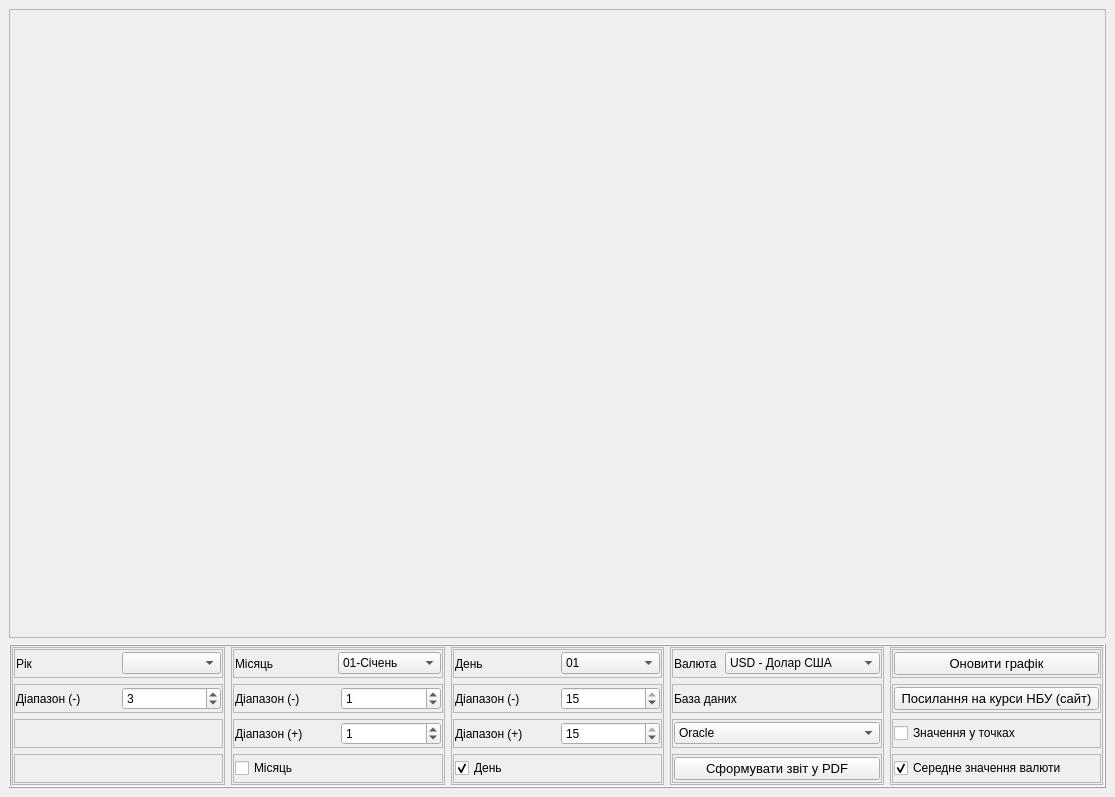
<?xml version="1.0" encoding="UTF-8"?>
<ui version="4.0">
 <class>MainWindow</class>
 <widget class="QMainWindow" name="MainWindow">
  <property name="geometry">
   <rect>
    <x>0</x>
    <y>0</y>
    <width>1115</width>
    <height>797</height>
   </rect>
  </property>
  <property name="windowTitle">
   <string>Зміни курсів валют</string>
  </property>
  <widget class="QWidget" name="centralwidget">
   <layout class="QVBoxLayout" name="verticalLayout">
    <property name="leftMargin">
     <number>9</number>
    </property>
    <property name="topMargin">
     <number>9</number>
    </property>
    <property name="rightMargin">
     <number>9</number>
    </property>
    <property name="bottomMargin">
     <number>9</number>
    </property>
    <item>
     <widget class="QFrame" name="frame">
      <property name="minimumSize">
       <size>
        <width>0</width>
        <height>629</height>
       </size>
      </property>
      <property name="frameShape">
       <enum>QFrame::StyledPanel</enum>
      </property>
      <property name="frameShadow">
       <enum>QFrame::Raised</enum>
      </property>
      <layout class="QHBoxLayout" name="horizontalLayout_14">
       <property name="leftMargin">
        <number>1</number>
       </property>
       <property name="topMargin">
        <number>1</number>
       </property>
       <property name="rightMargin">
        <number>1</number>
       </property>
       <property name="bottomMargin">
        <number>1</number>
       </property>
       <item>
        <layout class="QVBoxLayout" name="verticalLayout_graf"/>
       </item>
      </layout>
     </widget>
    </item>
    <item>
     <widget class="QFrame" name="frame_2">
      <property name="autoFillBackground">
       <bool>false</bool>
      </property>
      <property name="frameShape">
       <enum>QFrame::Box</enum>
      </property>
      <property name="frameShadow">
       <enum>QFrame::Raised</enum>
      </property>
      <layout class="QHBoxLayout" name="horizontalLayout">
       <property name="leftMargin">
        <number>1</number>
       </property>
       <property name="topMargin">
        <number>1</number>
       </property>
       <property name="rightMargin">
        <number>1</number>
       </property>
       <property name="bottomMargin">
        <number>1</number>
       </property>
       <item>
        <widget class="QFrame" name="frame_3">
         <property name="frameShape">
          <enum>QFrame::StyledPanel</enum>
         </property>
         <property name="frameShadow">
          <enum>QFrame::Raised</enum>
         </property>
         <layout class="QVBoxLayout" name="verticalLayout_2">
          <property name="leftMargin">
           <number>1</number>
          </property>
          <property name="topMargin">
           <number>1</number>
          </property>
          <property name="rightMargin">
           <number>1</number>
          </property>
          <property name="bottomMargin">
           <number>1</number>
          </property>
          <item>
           <widget class="QFrame" name="frame_9">
            <property name="frameShape">
             <enum>QFrame::StyledPanel</enum>
            </property>
            <property name="frameShadow">
             <enum>QFrame::Raised</enum>
            </property>
            <layout class="QHBoxLayout" name="horizontalLayout_2">
             <property name="leftMargin">
              <number>1</number>
             </property>
             <property name="topMargin">
              <number>1</number>
             </property>
             <property name="rightMargin">
              <number>1</number>
             </property>
             <property name="bottomMargin">
              <number>1</number>
             </property>
             <item>
              <widget class="QLabel" name="label">
               <property name="text">
                <string>Рік</string>
               </property>
              </widget>
             </item>
             <item>
              <widget class="QComboBox" name="year_box"/>
             </item>
            </layout>
           </widget>
          </item>
          <item>
           <widget class="QFrame" name="frame_10">
            <property name="frameShape">
             <enum>QFrame::StyledPanel</enum>
            </property>
            <property name="frameShadow">
             <enum>QFrame::Raised</enum>
            </property>
            <layout class="QHBoxLayout" name="horizontalLayout_3">
             <property name="leftMargin">
              <number>1</number>
             </property>
             <property name="topMargin">
              <number>1</number>
             </property>
             <property name="rightMargin">
              <number>1</number>
             </property>
             <property name="bottomMargin">
              <number>1</number>
             </property>
             <item>
              <widget class="QLabel" name="label_2">
               <property name="text">
                <string>Діапазон (-)</string>
               </property>
              </widget>
             </item>
             <item>
              <widget class="QDoubleSpinBox" name="minus_year">
               <property name="decimals">
                <number>0</number>
               </property>
               <property name="maximum">
                <double>10.000000000000000</double>
               </property>
               <property name="value">
                <double>3.000000000000000</double>
               </property>
              </widget>
             </item>
            </layout>
           </widget>
          </item>
          <item>
           <widget class="QFrame" name="frame_11">
            <property name="frameShape">
             <enum>QFrame::StyledPanel</enum>
            </property>
            <property name="frameShadow">
             <enum>QFrame::Raised</enum>
            </property>
           </widget>
          </item>
          <item>
           <widget class="QFrame" name="frame_12">
            <property name="frameShape">
             <enum>QFrame::StyledPanel</enum>
            </property>
            <property name="frameShadow">
             <enum>QFrame::Raised</enum>
            </property>
           </widget>
          </item>
         </layout>
        </widget>
       </item>
       <item>
        <widget class="QFrame" name="frame_4">
         <property name="frameShape">
          <enum>QFrame::StyledPanel</enum>
         </property>
         <property name="frameShadow">
          <enum>QFrame::Raised</enum>
         </property>
         <layout class="QVBoxLayout" name="verticalLayout_3">
          <property name="leftMargin">
           <number>1</number>
          </property>
          <property name="topMargin">
           <number>1</number>
          </property>
          <property name="rightMargin">
           <number>1</number>
          </property>
          <property name="bottomMargin">
           <number>1</number>
          </property>
          <item>
           <widget class="QFrame" name="frame_13">
            <property name="frameShape">
             <enum>QFrame::StyledPanel</enum>
            </property>
            <property name="frameShadow">
             <enum>QFrame::Raised</enum>
            </property>
            <layout class="QHBoxLayout" name="horizontalLayout_4">
             <property name="leftMargin">
              <number>1</number>
             </property>
             <property name="topMargin">
              <number>1</number>
             </property>
             <property name="rightMargin">
              <number>1</number>
             </property>
             <property name="bottomMargin">
              <number>1</number>
             </property>
             <item>
              <widget class="QLabel" name="label_3">
               <property name="text">
                <string>Місяць</string>
               </property>
              </widget>
             </item>
             <item>
              <widget class="QComboBox" name="month_box">
               <property name="currentIndex">
                <number>0</number>
               </property>
               <item>
                <property name="text">
                 <string>01-Січень</string>
                </property>
               </item>
               <item>
                <property name="text">
                 <string>02-Лютий</string>
                </property>
               </item>
               <item>
                <property name="text">
                 <string>03-Березень</string>
                </property>
               </item>
               <item>
                <property name="text">
                 <string>04-Квітень</string>
                </property>
               </item>
               <item>
                <property name="text">
                 <string>05-Травень</string>
                </property>
               </item>
               <item>
                <property name="text">
                 <string>06-Червень</string>
                </property>
               </item>
               <item>
                <property name="text">
                 <string>07-Липень</string>
                </property>
               </item>
               <item>
                <property name="text">
                 <string>08-Серпень</string>
                </property>
               </item>
               <item>
                <property name="text">
                 <string>09-Вересень</string>
                </property>
               </item>
               <item>
                <property name="text">
                 <string>10-Жовтень</string>
                </property>
               </item>
               <item>
                <property name="text">
                 <string>11-Листопад</string>
                </property>
               </item>
               <item>
                <property name="text">
                 <string>12-Грудень</string>
                </property>
               </item>
              </widget>
             </item>
            </layout>
           </widget>
          </item>
          <item>
           <widget class="QFrame" name="frame_15">
            <property name="frameShape">
             <enum>QFrame::StyledPanel</enum>
            </property>
            <property name="frameShadow">
             <enum>QFrame::Raised</enum>
            </property>
            <layout class="QHBoxLayout" name="horizontalLayout_9">
             <property name="leftMargin">
              <number>1</number>
             </property>
             <property name="topMargin">
              <number>1</number>
             </property>
             <property name="rightMargin">
              <number>1</number>
             </property>
             <property name="bottomMargin">
              <number>1</number>
             </property>
             <item>
              <widget class="QLabel" name="label_5">
               <property name="text">
                <string>Діапазон (-)</string>
               </property>
              </widget>
             </item>
             <item>
              <widget class="QDoubleSpinBox" name="minus_month">
               <property name="decimals">
                <number>0</number>
               </property>
               <property name="maximum">
                <double>6.000000000000000</double>
               </property>
               <property name="value">
                <double>1.000000000000000</double>
               </property>
              </widget>
             </item>
            </layout>
           </widget>
          </item>
          <item>
           <widget class="QFrame" name="frame_14">
            <property name="frameShape">
             <enum>QFrame::StyledPanel</enum>
            </property>
            <property name="frameShadow">
             <enum>QFrame::Raised</enum>
            </property>
            <layout class="QHBoxLayout" name="horizontalLayout_6">
             <property name="leftMargin">
              <number>1</number>
             </property>
             <property name="topMargin">
              <number>1</number>
             </property>
             <property name="rightMargin">
              <number>1</number>
             </property>
             <property name="bottomMargin">
              <number>1</number>
             </property>
             <item>
              <widget class="QLabel" name="label_7">
               <property name="text">
                <string>Діапазон (+)</string>
               </property>
              </widget>
             </item>
             <item>
              <widget class="QDoubleSpinBox" name="plus_month">
               <property name="decimals">
                <number>0</number>
               </property>
               <property name="maximum">
                <double>6.000000000000000</double>
               </property>
               <property name="value">
                <double>1.000000000000000</double>
               </property>
              </widget>
             </item>
            </layout>
           </widget>
          </item>
          <item>
           <widget class="QFrame" name="frame_16">
            <property name="frameShape">
             <enum>QFrame::StyledPanel</enum>
            </property>
            <property name="frameShadow">
             <enum>QFrame::Raised</enum>
            </property>
            <layout class="QHBoxLayout" name="horizontalLayout_10">
             <property name="leftMargin">
              <number>1</number>
             </property>
             <property name="topMargin">
              <number>1</number>
             </property>
             <property name="rightMargin">
              <number>1</number>
             </property>
             <property name="bottomMargin">
              <number>1</number>
             </property>
             <item>
              <widget class="QCheckBox" name="check_month">
               <property name="text">
                <string>Місяць</string>
               </property>
              </widget>
             </item>
            </layout>
           </widget>
          </item>
         </layout>
        </widget>
       </item>
       <item>
        <widget class="QFrame" name="frame_5">
         <property name="frameShape">
          <enum>QFrame::StyledPanel</enum>
         </property>
         <property name="frameShadow">
          <enum>QFrame::Raised</enum>
         </property>
         <layout class="QVBoxLayout" name="verticalLayout_4">
          <property name="leftMargin">
           <number>1</number>
          </property>
          <property name="topMargin">
           <number>1</number>
          </property>
          <property name="rightMargin">
           <number>1</number>
          </property>
          <property name="bottomMargin">
           <number>1</number>
          </property>
          <item>
           <widget class="QFrame" name="frame_17">
            <property name="frameShape">
             <enum>QFrame::StyledPanel</enum>
            </property>
            <property name="frameShadow">
             <enum>QFrame::Raised</enum>
            </property>
            <layout class="QHBoxLayout" name="horizontalLayout_5">
             <property name="leftMargin">
              <number>1</number>
             </property>
             <property name="topMargin">
              <number>1</number>
             </property>
             <property name="rightMargin">
              <number>1</number>
             </property>
             <property name="bottomMargin">
              <number>1</number>
             </property>
             <item>
              <widget class="QLabel" name="label_4">
               <property name="text">
                <string>День</string>
               </property>
              </widget>
             </item>
             <item>
              <widget class="QComboBox" name="day_box">
               <item>
                <property name="text">
                 <string>01</string>
                </property>
               </item>
               <item>
                <property name="text">
                 <string>02</string>
                </property>
               </item>
               <item>
                <property name="text">
                 <string>03</string>
                </property>
               </item>
               <item>
                <property name="text">
                 <string>04</string>
                </property>
               </item>
               <item>
                <property name="text">
                 <string>05</string>
                </property>
               </item>
               <item>
                <property name="text">
                 <string>06</string>
                </property>
               </item>
               <item>
                <property name="text">
                 <string>07</string>
                </property>
               </item>
               <item>
                <property name="text">
                 <string>08</string>
                </property>
               </item>
               <item>
                <property name="text">
                 <string>09</string>
                </property>
               </item>
               <item>
                <property name="text">
                 <string>10</string>
                </property>
               </item>
               <item>
                <property name="text">
                 <string>11</string>
                </property>
               </item>
               <item>
                <property name="text">
                 <string>12</string>
                </property>
               </item>
               <item>
                <property name="text">
                 <string>13</string>
                </property>
               </item>
               <item>
                <property name="text">
                 <string>14</string>
                </property>
               </item>
               <item>
                <property name="text">
                 <string>15</string>
                </property>
               </item>
               <item>
                <property name="text">
                 <string>16</string>
                </property>
               </item>
               <item>
                <property name="text">
                 <string>17</string>
                </property>
               </item>
               <item>
                <property name="text">
                 <string>18</string>
                </property>
               </item>
               <item>
                <property name="text">
                 <string>19</string>
                </property>
               </item>
               <item>
                <property name="text">
                 <string>20</string>
                </property>
               </item>
               <item>
                <property name="text">
                 <string>21</string>
                </property>
               </item>
               <item>
                <property name="text">
                 <string>22</string>
                </property>
               </item>
               <item>
                <property name="text">
                 <string>23</string>
                </property>
               </item>
               <item>
                <property name="text">
                 <string>24</string>
                </property>
               </item>
               <item>
                <property name="text">
                 <string>25</string>
                </property>
               </item>
               <item>
                <property name="text">
                 <string>26</string>
                </property>
               </item>
               <item>
                <property name="text">
                 <string>27</string>
                </property>
               </item>
               <item>
                <property name="text">
                 <string>28</string>
                </property>
               </item>
               <item>
                <property name="text">
                 <string>29</string>
                </property>
               </item>
               <item>
                <property name="text">
                 <string>30</string>
                </property>
               </item>
               <item>
                <property name="text">
                 <string>31</string>
                </property>
               </item>
              </widget>
             </item>
            </layout>
           </widget>
          </item>
          <item>
           <widget class="QFrame" name="frame_18">
            <property name="frameShape">
             <enum>QFrame::StyledPanel</enum>
            </property>
            <property name="frameShadow">
             <enum>QFrame::Raised</enum>
            </property>
            <layout class="QHBoxLayout" name="horizontalLayout_8">
             <property name="leftMargin">
              <number>1</number>
             </property>
             <property name="topMargin">
              <number>1</number>
             </property>
             <property name="rightMargin">
              <number>1</number>
             </property>
             <property name="bottomMargin">
              <number>1</number>
             </property>
             <item>
              <widget class="QLabel" name="label_6">
               <property name="text">
                <string>Діапазон (-)</string>
               </property>
              </widget>
             </item>
             <item>
              <widget class="QDoubleSpinBox" name="minus_day">
               <property name="decimals">
                <number>0</number>
               </property>
               <property name="maximum">
                <double>15.000000000000000</double>
               </property>
               <property name="value">
                <double>15.000000000000000</double>
               </property>
              </widget>
             </item>
            </layout>
           </widget>
          </item>
          <item>
           <widget class="QFrame" name="frame_19">
            <property name="frameShape">
             <enum>QFrame::StyledPanel</enum>
            </property>
            <property name="frameShadow">
             <enum>QFrame::Raised</enum>
            </property>
            <layout class="QHBoxLayout" name="horizontalLayout_7">
             <property name="leftMargin">
              <number>1</number>
             </property>
             <property name="topMargin">
              <number>1</number>
             </property>
             <property name="rightMargin">
              <number>1</number>
             </property>
             <property name="bottomMargin">
              <number>1</number>
             </property>
             <item>
              <widget class="QLabel" name="label_8">
               <property name="text">
                <string>Діапазон (+)</string>
               </property>
              </widget>
             </item>
             <item>
              <widget class="QDoubleSpinBox" name="plus_day">
               <property name="decimals">
                <number>0</number>
               </property>
               <property name="maximum">
                <double>15.000000000000000</double>
               </property>
               <property name="value">
                <double>15.000000000000000</double>
               </property>
              </widget>
             </item>
            </layout>
           </widget>
          </item>
          <item>
           <widget class="QFrame" name="frame_20">
            <property name="frameShape">
             <enum>QFrame::StyledPanel</enum>
            </property>
            <property name="frameShadow">
             <enum>QFrame::Raised</enum>
            </property>
            <layout class="QHBoxLayout" name="horizontalLayout_11">
             <property name="leftMargin">
              <number>1</number>
             </property>
             <property name="topMargin">
              <number>1</number>
             </property>
             <property name="rightMargin">
              <number>1</number>
             </property>
             <property name="bottomMargin">
              <number>1</number>
             </property>
             <item>
              <widget class="QCheckBox" name="check_day">
               <property name="text">
                <string>День</string>
               </property>
               <property name="checked">
                <bool>true</bool>
               </property>
              </widget>
             </item>
            </layout>
           </widget>
          </item>
         </layout>
        </widget>
       </item>
       <item>
        <widget class="QFrame" name="frame_6">
         <property name="frameShape">
          <enum>QFrame::StyledPanel</enum>
         </property>
         <property name="frameShadow">
          <enum>QFrame::Raised</enum>
         </property>
         <layout class="QVBoxLayout" name="verticalLayout_5">
          <property name="leftMargin">
           <number>1</number>
          </property>
          <property name="topMargin">
           <number>1</number>
          </property>
          <property name="rightMargin">
           <number>1</number>
          </property>
          <property name="bottomMargin">
           <number>1</number>
          </property>
          <item>
           <widget class="QFrame" name="frame_21">
            <property name="frameShape">
             <enum>QFrame::StyledPanel</enum>
            </property>
            <property name="frameShadow">
             <enum>QFrame::Raised</enum>
            </property>
            <layout class="QHBoxLayout" name="horizontalLayout_12">
             <property name="leftMargin">
              <number>1</number>
             </property>
             <property name="topMargin">
              <number>1</number>
             </property>
             <property name="rightMargin">
              <number>1</number>
             </property>
             <property name="bottomMargin">
              <number>1</number>
             </property>
             <item>
              <widget class="QLabel" name="label_9">
               <property name="text">
                <string>Валюта</string>
               </property>
              </widget>
             </item>
             <item>
              <widget class="QComboBox" name="curr_box">
               <item>
                <property name="text">
                 <string>USD - Долар США</string>
                </property>
               </item>
               <item>
                <property name="text">
                 <string>EUR - Євро</string>
                </property>
               </item>
               <item>
                <property name="text">
                 <string>GBP - Фунт Стерлінгів</string>
                </property>
               </item>
              </widget>
             </item>
            </layout>
           </widget>
          </item>
          <item>
           <widget class="QFrame" name="frame_22">
            <property name="frameShape">
             <enum>QFrame::StyledPanel</enum>
            </property>
            <property name="frameShadow">
             <enum>QFrame::Raised</enum>
            </property>
            <layout class="QVBoxLayout" name="verticalLayout_11">
             <property name="leftMargin">
              <number>1</number>
             </property>
             <property name="topMargin">
              <number>1</number>
             </property>
             <property name="rightMargin">
              <number>1</number>
             </property>
             <property name="bottomMargin">
              <number>1</number>
             </property>
             <item>
              <widget class="QLabel" name="label_10">
               <property name="text">
                <string>База даних</string>
               </property>
              </widget>
             </item>
            </layout>
           </widget>
          </item>
          <item>
           <widget class="QFrame" name="frame_23">
            <property name="frameShape">
             <enum>QFrame::StyledPanel</enum>
            </property>
            <property name="frameShadow">
             <enum>QFrame::Raised</enum>
            </property>
            <layout class="QHBoxLayout" name="horizontalLayout_13">
             <property name="leftMargin">
              <number>1</number>
             </property>
             <property name="topMargin">
              <number>1</number>
             </property>
             <property name="rightMargin">
              <number>1</number>
             </property>
             <property name="bottomMargin">
              <number>1</number>
             </property>
             <item>
              <widget class="QComboBox" name="report_box">
               <item>
                <property name="text">
                 <string>Oracle</string>
                </property>
               </item>
               <item>
                <property name="text">
                 <string>MSSQL</string>
                </property>
               </item>
               <item>
                <property name="text">
                 <string>AzureSQL</string>
                </property>
               </item>
               <item>
                <property name="text">
                 <string>PostgreSQL</string>
                </property>
               </item>
               <item>
                <property name="text">
                 <string>MySQL</string>
                </property>
               </item>
               <item>
                <property name="text">
                 <string>MariaDB</string>
                </property>
               </item>
               <item>
                <property name="text">
                 <string>Firebird</string>
                </property>
               </item>
               <item>
                <property name="text">
                 <string>SQLite</string>
                </property>
               </item>
               <item>
                <property name="text">
                 <string>AuroraMySQL</string>
                </property>
               </item>
               <item>
                <property name="text">
                 <string>AuroraPostgreSQL</string>
                </property>
               </item>
               <item>
                <property name="text">
                 <string>MongoDB</string>
                </property>
               </item>
               <item>
                <property name="text">
                 <string>Cassandra</string>
                </property>
               </item>
              </widget>
             </item>
            </layout>
           </widget>
          </item>
          <item>
           <widget class="QFrame" name="frame_24">
            <property name="frameShape">
             <enum>QFrame::StyledPanel</enum>
            </property>
            <property name="frameShadow">
             <enum>QFrame::Raised</enum>
            </property>
            <layout class="QVBoxLayout" name="verticalLayout_13">
             <property name="leftMargin">
              <number>1</number>
             </property>
             <property name="topMargin">
              <number>1</number>
             </property>
             <property name="rightMargin">
              <number>1</number>
             </property>
             <property name="bottomMargin">
              <number>1</number>
             </property>
             <item>
              <widget class="QPushButton" name="reportButton">
               <property name="font">
                <font>
                 <pointsize>10</pointsize>
                </font>
               </property>
               <property name="text">
                <string>Сформувати звіт у PDF</string>
               </property>
              </widget>
             </item>
            </layout>
           </widget>
          </item>
         </layout>
        </widget>
       </item>
       <item>
        <widget class="QFrame" name="frame_7">
         <property name="frameShape">
          <enum>QFrame::StyledPanel</enum>
         </property>
         <property name="frameShadow">
          <enum>QFrame::Raised</enum>
         </property>
         <layout class="QVBoxLayout" name="verticalLayout_6">
          <property name="leftMargin">
           <number>1</number>
          </property>
          <property name="topMargin">
           <number>1</number>
          </property>
          <property name="rightMargin">
           <number>1</number>
          </property>
          <property name="bottomMargin">
           <number>1</number>
          </property>
          <item>
           <widget class="QFrame" name="frame_25">
            <property name="frameShape">
             <enum>QFrame::StyledPanel</enum>
            </property>
            <property name="frameShadow">
             <enum>QFrame::Raised</enum>
            </property>
            <layout class="QVBoxLayout" name="verticalLayout_10">
             <property name="leftMargin">
              <number>1</number>
             </property>
             <property name="topMargin">
              <number>1</number>
             </property>
             <property name="rightMargin">
              <number>1</number>
             </property>
             <property name="bottomMargin">
              <number>1</number>
             </property>
             <item>
              <widget class="QPushButton" name="updateButton">
               <property name="font">
                <font>
                 <pointsize>10</pointsize>
                </font>
               </property>
               <property name="text">
                <string>Оновити графік</string>
               </property>
              </widget>
             </item>
            </layout>
           </widget>
          </item>
          <item>
           <widget class="QFrame" name="frame_26">
            <property name="frameShape">
             <enum>QFrame::StyledPanel</enum>
            </property>
            <property name="frameShadow">
             <enum>QFrame::Raised</enum>
            </property>
            <layout class="QVBoxLayout" name="verticalLayout_9">
             <property name="leftMargin">
              <number>1</number>
             </property>
             <property name="topMargin">
              <number>1</number>
             </property>
             <property name="rightMargin">
              <number>1</number>
             </property>
             <property name="bottomMargin">
              <number>1</number>
             </property>
             <item>
              <widget class="QPushButton" name="loadButton">
               <property name="font">
                <font>
                 <pointsize>10</pointsize>
                </font>
               </property>
               <property name="text">
                <string>Посилання на курси НБУ (сайт)</string>
               </property>
              </widget>
             </item>
            </layout>
           </widget>
          </item>
          <item>
           <widget class="QFrame" name="frame_27">
            <property name="frameShape">
             <enum>QFrame::StyledPanel</enum>
            </property>
            <property name="frameShadow">
             <enum>QFrame::Raised</enum>
            </property>
            <layout class="QVBoxLayout" name="verticalLayout_8">
             <property name="leftMargin">
              <number>1</number>
             </property>
             <property name="topMargin">
              <number>1</number>
             </property>
             <property name="rightMargin">
              <number>1</number>
             </property>
             <property name="bottomMargin">
              <number>1</number>
             </property>
             <item>
              <widget class="QCheckBox" name="check_dot">
               <property name="text">
                <string>Значення у точках</string>
               </property>
               <property name="checked">
                <bool>false</bool>
               </property>
              </widget>
             </item>
            </layout>
           </widget>
          </item>
          <item>
           <widget class="QFrame" name="frame_28">
            <property name="frameShape">
             <enum>QFrame::StyledPanel</enum>
            </property>
            <property name="frameShadow">
             <enum>QFrame::Raised</enum>
            </property>
            <layout class="QVBoxLayout" name="verticalLayout_7">
             <property name="leftMargin">
              <number>1</number>
             </property>
             <property name="topMargin">
              <number>1</number>
             </property>
             <property name="rightMargin">
              <number>1</number>
             </property>
             <property name="bottomMargin">
              <number>1</number>
             </property>
             <item>
              <widget class="QCheckBox" name="check_average">
               <property name="text">
                <string>Середне значення валюти</string>
               </property>
               <property name="checked">
                <bool>true</bool>
               </property>
              </widget>
             </item>
            </layout>
           </widget>
          </item>
         </layout>
        </widget>
       </item>
      </layout>
     </widget>
    </item>
   </layout>
  </widget>
 </widget>
 <resources/>
 <connections/>
</ui>
